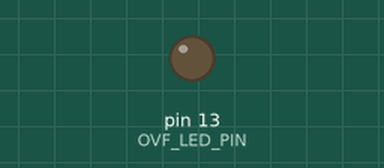
A sketch run on a simulated Arduino Uno, built with avr-gcc and run on an emulated ATmega328P. Parts: output pins drawn as LEDs (lit = HIGH).

Above: at 0.1 s.
At 49.6 s:
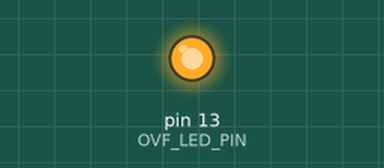
Timing chart, 0 to 51.1 s (numbered marks = the images above):
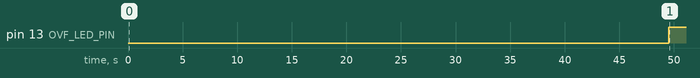

The sketch:

counter_fixture.ino
```cpp
#include "src/logic.h"

void setup() {
  cnt_init();
}

void loop() {
  cnt_add(1);
  delay(500);
}
```

display.cpp
```cpp
#include "logic.h"

uint8_t cnt_digit(uint8_t pos) {
  uint8_t v = cnt_value();
  if (pos == 0) {
    return v % 10;
  }
  return v / 10;
}
```

logic.cpp
```cpp
#include "logic.h"

static uint8_t value = 0;

void cnt_init() {
  value = 0;
  pinMode(OVF_LED_PIN, OUTPUT);
  digitalWrite(OVF_LED_PIN, LOW);
}

void cnt_add(uint8_t n) {
  uint16_t sum = value + n;
  if (sum >= 100) {
    digitalWrite(OVF_LED_PIN, HIGH);
  }
  value = sum % 100;
}

uint8_t cnt_value() {
  return value;
}
```

logic.h
```cpp
#pragma once
#include <Arduino.h>

#define OVF_LED_PIN 13

void cnt_init();
void cnt_add(uint8_t n);        // counts modulo 100; lights the LED on overflow
uint8_t cnt_value();
uint8_t cnt_digit(uint8_t pos); // pos 0 = ones, 1 = tens (display.cpp)
```

Measured:
- by itself, pin 13 (OVF_LED_PIN): LOW → HIGH at 49.5 s
